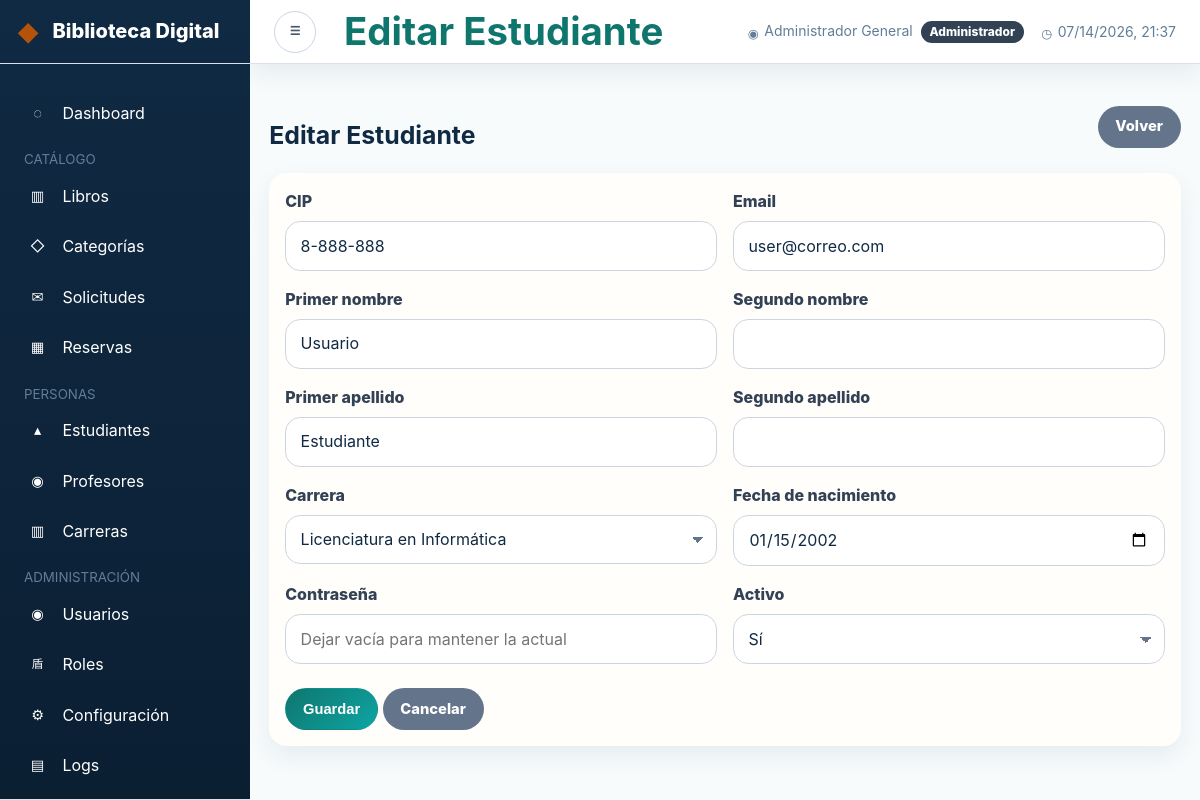
Screenshot of /public/index.php?mod=estudiantes&accion=form&id=1 (signed in) with the database file from the repository.
### tables this page shows
CREATE TABLE `estudiantes` (
    `id_estudiante`     INT UNSIGNED NOT NULL AUTO_INCREMENT,
    `cip`               VARCHAR(20) NOT NULL,
    `primer_nombre`     VARCHAR(100) NOT NULL,
    `segundo_nombre`    VARCHAR(100),
    `primer_apellido`   VARCHAR(100) NOT NULL,
    `segundo_apellido`  VARCHAR(100),
    `fecha_nacimiento`  DATE NOT NULL,
    `id_carrera`        INT UNSIGNED NOT NULL,
    `email`             VARCHAR(255),
    `password_hash`     VARCHAR(255),
    `activo`            TINYINT(1) NOT NULL DEFAULT 1,
    `intentos_fallidos` TINYINT(1) NOT NULL DEFAULT 0,
    `bloqueado`         TINYINT(1) NOT NULL DEFAULT 0,
    `ultimo_login`      DATETIME NULL,
    `created_at`        DATETIME NOT NULL DEFAULT CURRENT_TIMESTAMP,
    `updated_at`        DATETIME NOT NULL DEFAULT CURRENT_TIMESTAMP ON UPDATE CURRENT_TIMESTAMP,
    PRIMARY KEY (`id_estudiante`),
    UNIQUE KEY `uq_estudiante_cip` (`cip`),
    UNIQUE KEY `uq_estudiante_email` (`email`),
    KEY `idx_estudiante_carrera` (`id_carrera`),
    CONSTRAINT `fk_estudiante_carrera`
        FOREIGN KEY (`id_carrera`) REFERENCES `carreras` (`id_carrera`)
);

CREATE TABLE `carreras` (
    `id_carrera`  INT UNSIGNED NOT NULL AUTO_INCREMENT,
    `nombre`      VARCHAR(150) NOT NULL,
    `codigo`      VARCHAR(20) NOT NULL,
    `descripcion` TEXT,
    `activo`      TINYINT(1) NOT NULL DEFAULT 1,
    `created_at`  DATETIME NOT NULL DEFAULT CURRENT_TIMESTAMP,
    `updated_at`  DATETIME NOT NULL DEFAULT CURRENT_TIMESTAMP ON UPDATE CURRENT_TIMESTAMP,
    PRIMARY KEY (`id_carrera`),
    UNIQUE KEY `uq_carrera_codigo` (`codigo`)
);

### controllers/EstudianteController.php (called while the page is built, shortened)
<?php
class EstudianteController
{
    private EstudianteModel $modelo;
    private CarreraModel $carreras;
    public function __construct()
    {
        $this->modelo = new EstudianteModel();
        $this->carreras = new CarreraModel();
    }
    public function form(): void
    {
        $id = Sanitizador::entero($_GET['id'] ?? 0);
        $estudiante = $id ? $this->modelo->obtenerPorId($id) : [];
        $carreras = $this->carreras->obtenerTodosActivos();
        require_once SRC_PATH . '/views/estudiantes/form.php';
    }
}

### public/index.php (called while the page is built, shortened)
<?php
$modDefault = isset($_SESSION['usuario']) ? 'dashboard' : 'portal';
$mod = Sanitizador::alfanumerico($_GET['mod'] ?? $modDefault);
$accion = Sanitizador::alfanumerico($_GET['accion'] ?? 'index');
switch ($mod) {
    case 'estudiantes':
        $controller = new EstudianteController();
        break;
}
$controller->{$accion}();

### utilidades/Sanitizador.php (called while the page is built, shortened)
<?php
class Sanitizador
{
    public static function entero($valor): int
    {
        return filter_var($valor, FILTER_VALIDATE_INT) ?: 0;
    }
    public static function html(string $valor): string
    {
        return htmlspecialchars($valor, ENT_QUOTES | ENT_SUBSTITUTE, 'UTF-8');
    }
    public static function obtenerViejosDatos(): array
    {
        $datos = $_SESSION['old_input'] ?? [];
        return $datos;
    }
}

### utilidades/Env.php (called while the page is built, shortened)
<?php
final class Env
{
    public static function get(string $clave, mixed $default = null): mixed
    {
        $valor = getenv($clave);
        if ($valor !== false) {
            return $valor;
        }
        return $default;
    }
    public static function int(string $clave, int $default = 0): int
    {
        return (int) self::get($clave, $default);
    }
}

### conexion/Conexion.php (called while the page is built, shortened)
<?php
class Conexion
{
    private static ?Conexion $instancia = null;
    private function __construct()
    {
        $host = (string) Env::get('DB_HOST', 'localhost');
        $port = Env::int('DB_PORT', 3306);
        $name = (string) Env::get('DB_NAME', 'biblioteca_digital');
        $user = (string) Env::get('DB_USER', 'bib_app');
        $pass = (string) Env::get('DB_PASS', 'B!bl10t3c@_S3cur3#2025');
        $charset = (string) Env::get('DB_CHARSET', 'utf8mb4');
        $dsn = sprintf(
            'mysql:host=%s;port=%d;dbname=%s;charset=%s',
            $host,
            $port,
            $name,
            $charset
        );
        $opciones = [
            PDO::ATTR_ERRMODE            => PDO::ERRMODE_EXCEPTION,
            PDO::ATTR_DEFAULT_FETCH_MODE => PDO::FETCH_ASSOC,
            PDO::ATTR_EMULATE_PREPARES   => false,
            PDO::MYSQL_ATTR_FOUND_ROWS   => true,
        ];
        try {
            $this->conexion = new PDO($dsn, $user, $pass, $opciones);
        } catch (PDOException $e) {
            error_log('[Conexion] Error de BD: ' . $e->getMessage());
            if (Env::bool('APP_DEBUG', true)) {
                throw new RuntimeException('No se pudo establecer la conexión con la base de datos: ' . $e->getMessage());
            }
            throw new RuntimeException('No se pudo establecer la conexión con la base de datos.');
        }
    }
    public static function obtenerInstancia(): self
    {
        if (self::$instancia === null) {
            self::$instancia = new self();
        }
        return self::$instancia;
    }
}

### models/EstudianteModel.php (called while the page is built, shortened)
<?php
class EstudianteModel implements IRepositorio
{
    private PDO $pdo;
    public function __construct() { $this->pdo = Conexion::obtenerInstancia()->getConexion(); }
    public function obtenerPorId(int $id): array|false
    {
        $stmt = $this->pdo->prepare(
            'SELECT e.*, c.nombre AS carrera FROM estudiantes e JOIN carreras c ON c.id_carrera=e.id_carrera WHERE e.id_estudiante=?'
        );
        $stmt->execute([$id]);
        return $stmt->fetch();
    }
}

### models/CarreraModel.php (called while the page is built, shortened)
<?php
class CarreraModel implements IRepositorio
{
    private PDO $pdo;
    public function __construct() { $this->pdo = Conexion::obtenerInstancia()->getConexion(); }
    public function obtenerTodosActivos(): array
    {
        return $this->pdo->query('SELECT id_carrera, nombre FROM carreras WHERE activo=1 ORDER BY nombre')->fetchAll();
    }
}

### views/estudiantes/form.php (the view, shortened to what this page needs)
<?php
$tituloPagina = empty($estudiante) ? 'Nuevo Estudiante' : 'Editar Estudiante';
require_once SRC_PATH . '/views/layout/header.php';
?>
<div class="container py-4">
  <div class="d-flex justify-content-between align-items-center mb-4">
    <h1 class="h3 mb-0"><?= $tituloPagina ?></h1>
    <a href="<?= BASE_URL ?>/index.php?mod=estudiantes" class="btn btn-secondary">Volver</a>
  </div>
  <div class="card border-0 shadow-sm">
    <div class="card-body">
      <?php $old = Sanitizador::obtenerViejosDatos(); ?>
      <form method="POST" action="<?= BASE_URL ?>/index.php?mod=estudiantes&accion=guardar" novalidate>
        <div class="row g-3">
          <div class="col-md-6">
            <label class="form-label">CIP</label>
            <input type="text" name="cip" class="form-control"
                   value="<?= Sanitizador::html($old['cip'] ?? $estudiante['cip'] ?? '') ?>" required>
          </div>
          <div class="col-md-6">
            <label class="form-label">Email</label>
            <input type="email" name="email" class="form-control"
                   value="<?= Sanitizador::html($old['email'] ?? $estudiante['email'] ?? '') ?>" required>
          </div>
          <div class="col-md-6">
            <label class="form-label">Primer nombre</label>
            <input type="text" name="primer_nombre" class="form-control text-capitalize"
                   value="<?= Sanitizador::html($old['primer_nombre'] ?? $estudiante['primer_nombre'] ?? '') ?>" required>
          </div>
          <div class="col-md-6">
            <label class="form-label">Segundo nombre</label>
            <input type="text" name="segundo_nombre" class="form-control text-capitalize"
                   value="<?= Sanitizador::html($old['segundo_nombre'] ?? $estudiante['segundo_nombre'] ?? '') ?>">
          </div>
          <div class="col-md-6">
            <label class="form-label">Primer apellido</label>
            <input type="text" name="primer_apellido" class="form-control text-capitalize"
                   value="<?= Sanitizador::html($old['primer_apellido'] ?? $estudiante['primer_apellido'] ?? '') ?>" required>
          </div>
          <div class="col-md-6">
            <label class="form-label">Segundo apellido</label>
            <input type="text" name="segundo_apellido" class="form-control text-capitalize"
                   value="<?= Sanitizador::html($old['segundo_apellido'] ?? $estudiante['segundo_apellido'] ?? '') ?>">
          </div>
          <div class="col-md-6">
            <label class="form-label">Carrera</label>
            <select name="id_carrera" class="form-select" required>
              <?php foreach ($carreras as $carrera): ?>
                <?php
                  $selectedCarrera =
                    (isset($old['id_carrera']) && $old['id_carrera'] == $carrera['id_carrera']) ||
                    (!isset($old['id_carrera']) && isset($estudiante['id_carrera']) && $estudiante['id_carrera'] == $carrera['id_carrera']);
                ?>
                <option value="<?= Sanitizador::html((string)$carrera['id_carrera']) ?>" <?= $selectedCarrera ? 'selected' : '' ?>>
                  <?= Sanitizador::html($carrera['nombre']) ?>
                </option>
              <?php endforeach; ?>
            </select>
          </div>
          <div class="col-md-6">
            <label class="form-label">Fecha de nacimiento</label>
            <input type="date" name="fecha_nacimiento" class="form-control"
                   value="<?= Sanitizador::html($old['fecha_nacimiento'] ?? $estudiante['fecha_nacimiento'] ?? '') ?>">
          </div>
          <div class="col-md-6">
            <label class="form-label">Contraseña</label>
            <input type="password" name="password" class="form-control"
                   placeholder="<?= !empty($estudiante) ? 'Dejar vacía para mantener la actual' : '8–12 caracteres' ?>">
          </div>
          <div class="col-md-6">
            <label class="form-label">Activo</label>
            <select name="activo" class="form-select">
              <?php $activo = (string)($old['activo'] ?? $estudiante['activo'] ?? '1'); ?>
              <option value="1" <?= $activo === '1' ? 'selected' : '' ?>>Sí</option>
            </select>
          </div>
        </div>
        <div class="mt-4">
          <button type="submit" class="btn btn-primary">Guardar</button>
          <a href="<?= BASE_URL ?>/index.php?mod=estudiantes" class="btn btn-secondary">Cancelar</a>
        </div>
      </form>
    </div>
  </div>
</div>
<?php require_once SRC_PATH . '/views/layout/footer.php'; ?>

### rows the page displays
estudiantes: cip "8-888-888", email "user@correo.com", primer_nombre "Usuario", primer_apellido "Estudiante", id_carrera "Licenciatura en Informática", fecha_nacimiento "01/15/2002", activo "Sí"

### other values shown
Sanitizador::html($tituloPagina ?? '') "Editar Estudiante"
Sanitizador::html($_SESSION['usuario']['nombre'] ?? '') "Administrador General"
$tituloPagina "Editar Estudiante"
